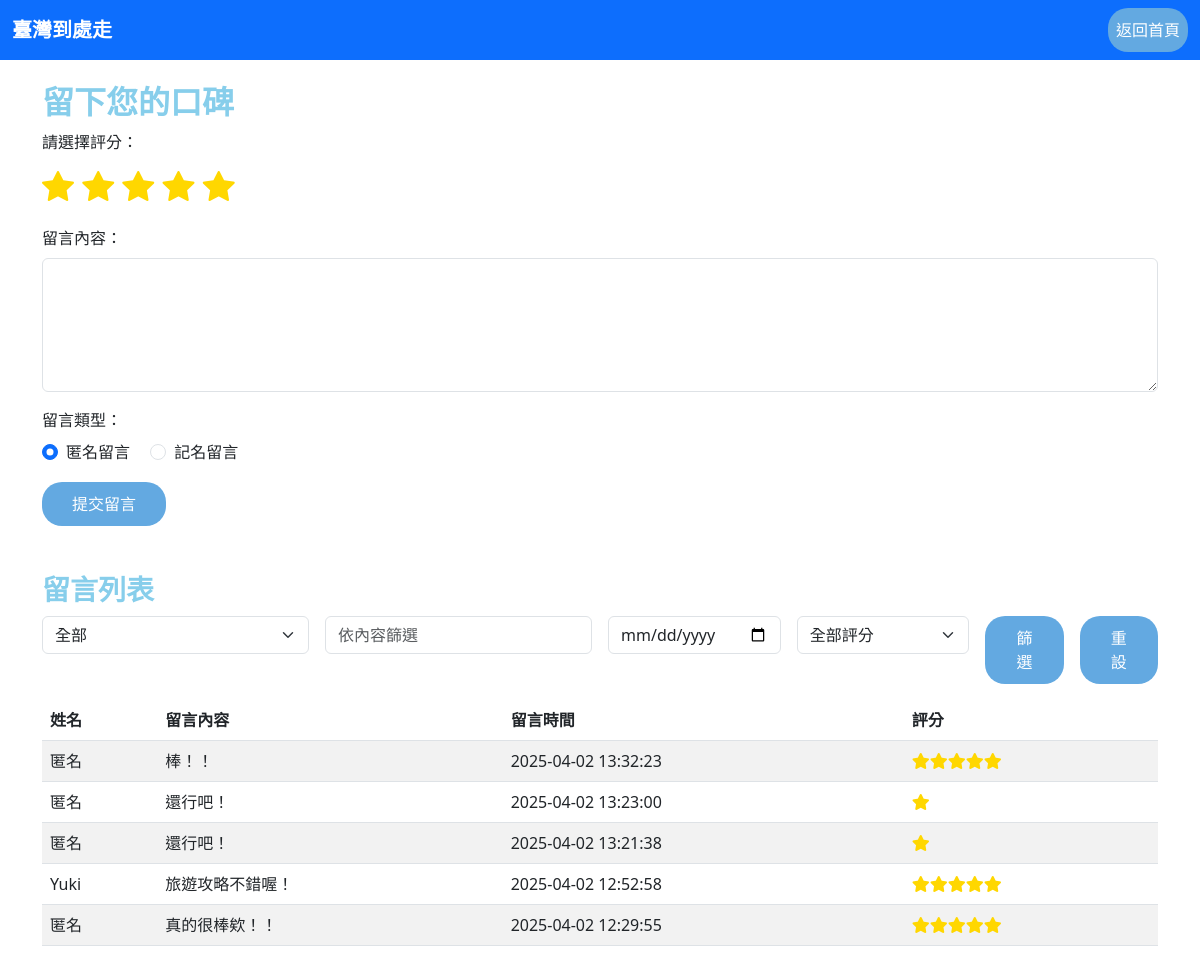
/submit_testimonial.php, run on the app's committed database.
### tables this page shows
CREATE TABLE `testimonials` (
  `id` int(11) NOT NULL,
  `name` varchar(255) NOT NULL,
  `message` text NOT NULL,
  `created_at` datetime DEFAULT current_timestamp(),
  `rating` int(1) DEFAULT 0
);

### submit_testimonial.php (the view, shortened to what this page needs)
<?php
$db_host = 'localhost';
$db_user = 'root';
$db_pass = '';
$db_name = 'taiwan_travel';
$mysqli = new mysqli($db_host, $db_user, $db_pass, $db_name);
$sql = "SELECT name, message, created_at, rating FROM testimonials";
$sql .= " ORDER BY created_at DESC";
$stmt = $mysqli->prepare($sql);
$stmt->execute();
$result = $stmt->get_result();
$testimonials = $result->fetch_all(MYSQLI_ASSOC);
?>
<!DOCTYPE html>
<html lang="zh-TW">
<head>
  <link href="https://cdn.jsdelivr.net/npm/bootstrap@5.3.0/dist/css/bootstrap.min.css" rel="stylesheet">
  <link href="https://cdn.jsdelivr.net/npm/bootstrap-icons/font/bootstrap-icons.css" rel="stylesheet">
  <link href="https://cdnjs.cloudflare.com/ajax/libs/font-awesome/6.0.0-beta3/css/all.min.css" rel="stylesheet">
</head>
<body>
  <nav class="navbar navbar-expand-lg navbar-dark bg-primary">
    <div class="container-fluid">
      <a class="navbar-brand" href="#">臺灣到處走</a>
      <div class="collapse navbar-collapse justify-content-end" id="navbarNav">
        <ul class="navbar-nav">
          <li class="nav-item">
            <a class="nav-link btn btn-primary text-white" href="index.php">返回首頁</a>
          </li>
        </ul>
      </div>
    </div>
  </nav>
  <div class="container mt-4">
    <h2>留下您的口碑</h2>
    <form action="submit_testimonial.php" method="POST">
      <div class="mb-3">
        <label class="form-label">請選擇評分：</label>
        <div id="starRating" class="star-rating">
          <i class="bi bi-star" data-value="1"></i>
          <i class="bi bi-star" data-value="2"></i>
          <i class="bi bi-star" data-value="3"></i>
          <i class="bi bi-star" data-value="4"></i>
          <i class="bi bi-star" data-value="5"></i>
        </div>
      </div>
      <div class="mb-3">
        <label for="message" class="form-label">留言內容：</label>
        <textarea class="form-control" name="message" id="message" rows="5" required></textarea>
      </div>
      <div class="mb-3">
        <label class="form-label">留言類型：</label><br>
        <div class="form-check form-check-inline">
          <input class="form-check-input" type="radio" name="message_option" id="anonymous" value="anonymous" checked>
          <label class="form-check-label" for="anonymous">匿名留言</label>
        </div>
        <div class="form-check form-check-inline">
          <input class="form-check-input" type="radio" name="message_option" id="named" value="named">
          <label class="form-check-label" for="named">記名留言</label>
        </div>
      </div>
      <button type="submit" class="btn btn-primary">提交留言</button>
    </form>
    <div class="mt-5">
      <h3>留言列表</h3>
      <form id="filterForm" class="row g-3 mb-3" method="GET" action="submit_testimonial.php">
        <div class="col-md-3">
          <select name="filter_name" class="form-select">
            <option value="">全部</option>
          </select>
        </div>
        <div class="col-md-3">
          <input type="text" id="filter_message" name="filter_message" class="form-control" placeholder="依內容篩選" value="<?php echo isset($_GET['filter_message']) ? htmlspecialchars($_GET['filter_message']) : ''; ?>">
        </div>
        <div class="col-md-2">
          <input type="date" name="filter_created_at" class="form-control" placeholder="篩選該日期以前" value="<?php echo isset($_GET['filter_created_at']) ? htmlspecialchars($_GET['filter_created_at']) : ''; ?>">
        </div>
        <div class="col-md-2">
            <select name="filter_rating" class="form-select">
                <option value="">全部評分</option>
            </select>
        </div>
        <div class="col-md-1">
          <button type="submit" class="btn btn-secondary w-100">篩選</button>
        </div>
        <div class="col-md-1">
          <button type="button" class="btn btn-warning w-100" onclick="window.location.href='submit_testimonial.php'">重設</button>
        </div>
      </form>
      <table class="table table-striped">
        <thead>
          <tr>
            <th>姓名</th>
            <th>留言內容</th>
            <th>留言時間</th>
            <th>評分</th>
          </tr>
        </thead>
        <tbody>
          <?php if(count($testimonials) > 0): ?>
            <?php foreach($testimonials as $row): ?>
              <tr>
                <td><?php echo htmlspecialchars($row['name']); ?></td>
                <td><?php echo htmlspecialchars($row['message']); ?></td>
                <td><?php echo htmlspecialchars($row['created_at']); ?></td>
                <td>
                <?php
                for ($s = 1; $s <= $row['rating']; $s++) {
                    echo '<i class="fas fa-star" style="color:gold;"></i>';
                }
                ?>
                </td>
              </tr>
            <?php endforeach; ?>
          <?php else: ?>
            <tr>
              <td colspan="4" class="text-center">目前沒有符合條件的留言</td>
            </tr>
          <?php endif; ?>
        </tbody>
      </table>
    </div>
  </div>
</body>
</html>

### submit_testimonial.php (style rules this page uses)
h1, h2, h3, h4, h5, h6 { font-family: "Arial Rounded MT Bold", "Helvetica Rounded", Arial, sans-serif; font-weight: bold; color: #87CEEB; }
.star-rating i { font-size: 2rem; cursor: pointer; margin-right: 4px; }
.btn-primary { background-color: #87CEEB; border-color: #87CEEB; }
.btn { border-radius: 20px; padding: 10px 30px; background-color: #63a9e1; color: white; border: none; }
.navbar-brand { font-family: "Arial Rounded MT Bold", "Helvetica Rounded", Arial, sans-serif; font-weight: bold; }

### data on the page
testimonials: name "匿名", message "棒！！", created_at "2025-04-02 13:32:23", rating 5 (drawn)
testimonials: name "匿名", message "還行吧！", created_at "2025-04-02 13:23:00", rating 1 (drawn)
testimonials: name "匿名", message "還行吧！", created_at "2025-04-02 13:21:38", rating 1 (drawn)
testimonials: name "Yuki", message "旅遊攻略不錯喔！", created_at "2025-04-02 12:52:58", rating 5 (drawn)
testimonials: name "匿名", message "真的很棒欸！！", created_at "2025-04-02 12:29:55", rating 5 (drawn)
